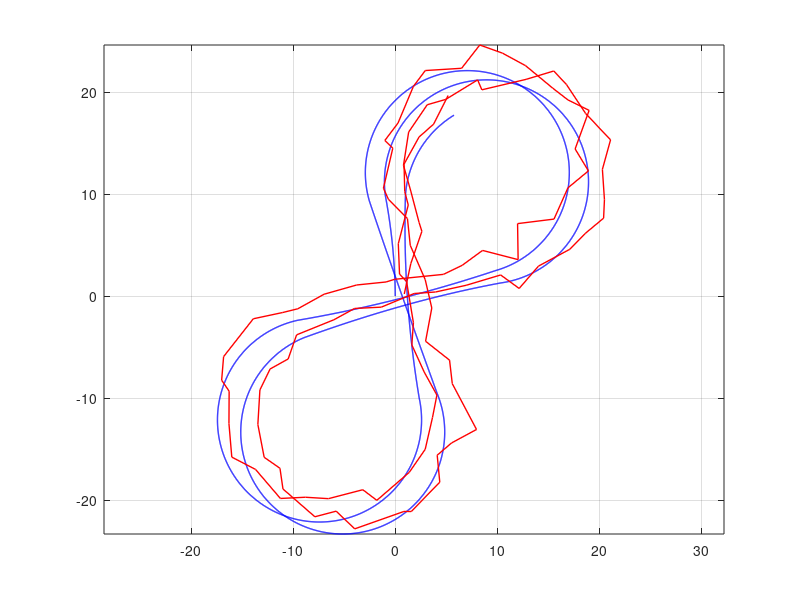
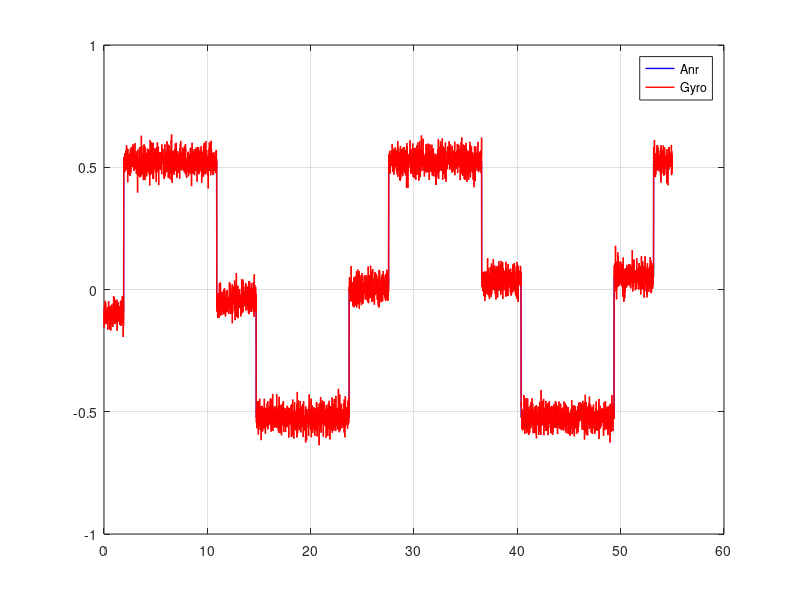
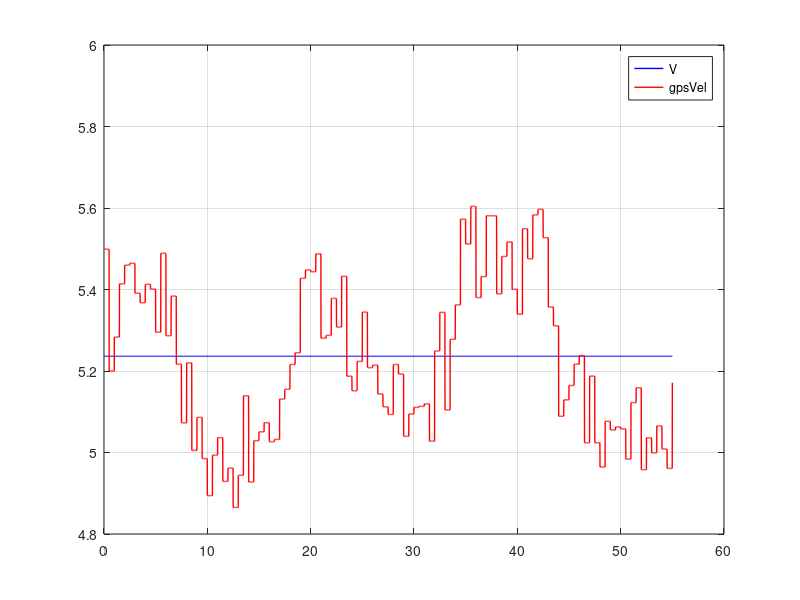
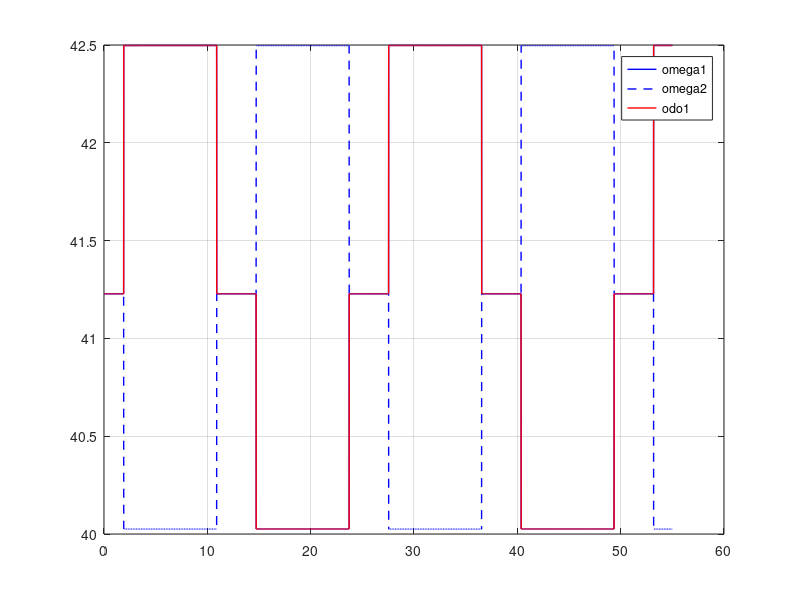

Recreate these plots in MATLAB, in order.
close all
clear
lf = 0.4;
lr = 0.4;
lw = 0.6;
a = 0.05; % nkr wheel scaling for drawing purpose
rw = 0.254/2;
dt = 0.01;
simTime = 55;
nSim = simTime / dt;


%% Arrays init
Time = zeros(nSim, 1);
% NKR params
V = zeros(nSim, 1);
Anr = zeros(nSim, 1);
Heading = zeros(nSim, 1);
X = zeros(nSim, 1);
Y = zeros(nSim, 1);
w = zeros(nSim, 4);
gamma = zeros(nSim, 2);
Betta = zeros(nSim, 4);
% Measurements
odo_w = zeros(nSim, 4);
gps_pos = zeros(nSim, 2);
gps_vel = zeros(nSim, 2);
gyro_anr = zeros(nSim, 1);
odo_gamma = zeros(nSim, 1);

odo_coords = zeros(nSim, 3);
% store navigation solution

V1 = zeros(nSim, 1);
V2 = zeros(nSim, 1);
V3 = zeros(nSim, 1);
V4 = zeros(nSim, 1);

trajPhase = 1;
trajConst = 1.91;
trajTimer = 1.91;

odoX = 0;
odoY = 0;
odoHeading = 0;


%% Measurement errors parameters
odometer_error = 0.00; % percent (max error)
odometer_noise = 0.0; % rad/sec
gps_pos_error = 2.0; % meters (max error)
gps_pos_noise = 0.75; % meters
gps_vel_error = 0.2; % m/s (max error)
gps_vel_noise = 0.1; % m/s
gyro_bias = 0;%normrnd(0, 0.1); % rad/s
gyro_noise = 2*pi/180; % rad/s
odo_gamma_noise = 0.000; % rad

%% Slipping parameters
slipping_period1 = 30;
slipping_period2 = 55;
slipping_amp1 = 0.02;
slipping_amp2 = -0.03;


%% Main cycle
for i = 1:nSim
    Time(i) = i * dt;
    V(i) = 5.236; % constant velocity
    %% Motion setup
    if Time(i) >= trajTimer
        trajPhase = trajPhase + 1;
        if rem(trajPhase, 2) == 0
            trajTimer = trajTimer + 9; % 9 seconds for rotation arc
        else
            trajTimer = trajTimer + 2*trajConst; % 3.82 seconds for straight line
        end
    end
    gamma_mean = 0;
    
    % slipping angles
    Betta(i,1) = slipping_amp1 * sin(Time(i)/slipping_period1);
    Betta(i,2) = slipping_amp2 * cos(Time(i)/slipping_period2);
    Betta(i,3) = slipping_amp2 * sin(Time(i)/slipping_period1);
    Betta(i,4) = slipping_amp1 * sin(Time(i)/slipping_period2);
    
    if rem(trajPhase, 2) ~= 0 % odd phase
        Anr(i) = 0;
        gamma(i,:) = [0, 0];
    else                        % even phase
        if rem(trajPhase, 4) == 2
%             Anr(i) = pi/6; % turn right on every 2nd phase
            % gamma_mean + (betta1 + betta2)/2 = atan(tanval)
            % tanval - tan((betta3 + betta4)/2) = tan(0.0799)
            % tanval = tan(gamma_mean + (betta1 + betta2)/2)
            tanval =  tan(0.0799) + tan((Betta(i,3) + Betta(i,4)) / 2);
            gamma_mean = atan(tanval) - (Betta(i,1) + Betta(i,2)) / 2;
%             gamma_mean = 0.0799 ;% will be equal to 0.5236 rad/s
            gamma(i,1) = gamma_mean - gamma_mean^2*lw/(lf+lr);
            gamma(i,2) = gamma_mean + gamma_mean^2*lw/(lf+lr);
        else
%             Anr(i) = -pi/6; % turn left on every 4th phase
            %gamma_mean = -0.0799; % will be equal to -0.5236 rad/s
            tanval =  tan(-0.0799) + tan((Betta(i,3) + Betta(i,4)) / 2);
            gamma_mean = atan(tanval) - (Betta(i,1) + Betta(i,2)) / 2;
            gamma(i,1) = gamma_mean - gamma_mean^2*lw/(lf+lr);
            gamma(i,2) = gamma_mean + gamma_mean^2*lw/(lf+lr);
        end
    end
    %% Wheels kinematics
    % Linear speed of each wheel
    V1(i) = V(i); V2(i) = V(i); V3(i) = V(i); V4(i) = V(i);
    A1 = 0; A2 = 0; A3 = 0; A4 = 0;
    

    Vxb = 0.25 * ( V(i)*cos(gamma(i,1) + Betta(i,1)) + V(i)*cos(gamma(i,2) + Betta(i,2)) + V(i)*cos(Betta(i,3)) + V(i)*cos(Betta(i,4)));
    Vyb = 0.25 * ( V(i)*sin(gamma(i,1) + Betta(i,1)) + V(i)*sin(gamma(i,2) + Betta(i,2)) + V(i)*sin(Betta(i,3)) + V(i)*sin(Betta(i,4)));
    B = atan(Vyb/Vxb);
    Anr(i) = V(i)*cos(B)*(tan(gamma_mean + 0.5*Betta(i,1) + 0.5*Betta(i,2)) - tan(0.5*Betta(i,3) + 0.5*Betta(i,4))) / (lf + lr);
    Rc = abs(V(i) / Anr(i));
    
    % If robot is turning - they differ
    if rem(trajPhase, 2) == 0
        V1(i) = abs(Anr(i)) * sqrt(lf^2 + ( Rc + lw/2 * sign(Anr(i)))^2);
        V2(i) = abs(Anr(i)) * sqrt(lf^2 + ( Rc - lw/2 * sign(Anr(i)))^2);
        V3(i) = abs(Anr(i)) * sqrt(lf^2 + ( Rc + lw/2 * sign(Anr(i)))^2);
        V4(i) = abs(Anr(i)) * sqrt(lf^2 + ( Rc - lw/2 * sign(Anr(i)))^2);
    end
    w(i,:) = [V1(i)/rw V2(i)/rw V3(i)/rw V4(i)/rw];

    %% True model parameters
    if i == 1
        X(i) = 0;
        Y(i) = 0;
        Heading(i) = 0;
    else
        Heading(i) = Heading(i-1) + Anr(i)*dt;
        X(i) = X(i-1) + V(i)*cos(Heading(i) + B)*dt;
        Y(i) = Y(i-1) + V(i)*sin(Heading(i) + B)*dt;
    end  

    %% Measurements model
    % Odometer errors
    odo_error1 = odometer_error * sin(Time(i)/25);
    odo_error2 = odometer_error * sin(Time(i)/18);
    odo_error3 = odometer_error * sin(Time(i)/11);
    odo_error4 = odometer_error * sin(Time(i)/8);
    odo_w(i,:) = [w(i,1) * (1 + odo_error1) + normrnd(0, odometer_noise),...
        w(i,2) * (1 + odo_error2) + normrnd(0, odometer_noise),...
        w(i,3) * (1 + odo_error3) + normrnd(0, odometer_noise),...
        w(i,4) * (1 + odo_error4) + normrnd(0, odometer_noise)];
    odo_gamma(i) = gamma_mean + normrnd(0, odo_gamma_noise);
%     odo_gamma(i) = gamma_error - gamma_error^2*lw/(lf+lr);
%     odo_gamma(i,2) = gamma_error + gamma_error^2*lw/(lf+lr);
    % GPS position errors
    if rem(i, 50) == 0 || i == 1
        gps_pos_errorX = gps_pos_error * sin(Time(i)/25);
        gps_pos_errorY = gps_pos_error * cos(Time(i)/35);
        gps_pos(i,:) = [X(i) + gps_pos_errorX + normrnd(0, gps_pos_noise),...
        Y(i) + gps_pos_errorY + normrnd(0, gps_pos_noise)];
        % GPS velocity errors
        gps_vel_errorX = gps_vel_error * cos(Time(i)/15);
        gps_vel_errorY = gps_vel_error * sin(Time(i)/8);
        gps_vel(i,:) = [V(i)*cos(Heading(i)) + gps_vel_errorX + normrnd(0, gps_vel_noise),...
        V(i)*sin(Heading(i)) + gps_vel_errorY + normrnd(0, gps_vel_noise)];
    else
        gps_pos(i,:) = gps_pos(i-1,:);
        gps_vel(i,:) = gps_vel(i-1,:);
    end
    % Gyroscope errors
    gyro_anr(i) = Anr(i) + gyro_bias + normrnd(0, gyro_noise);
    %% Baseline model

end



figure('Name', 'Robot trajectory');
plot(Y,X, 'b', 'LineWidth', 1.0)
axis equal
grid on
hold on
plot(gps_pos(:,2), gps_pos(:,1), 'r', 'LineWidth', 1.0)

figure('Name', 'Robot rotation velocity');
plot(Time, Anr, 'b', 'LineWidth', 1.0)
grid on
hold on
plot(Time, gyro_anr, 'r', 'LineWidth', 1.0)
legend Anr Gyro

figure('Name', 'Robot velocity');
plot(Time, V, 'b', 'LineWidth', 1.0)
grid on
hold on
plot(Time, sqrt(gps_vel(:,1).^2 + gps_vel(:,2).^2), 'r', 'LineWidth', 1.0)
legend V gpsVel

figure('Name', 'Encoder readings');
plot(Time, w(:,1), 'b', 'LineWidth', 1.0)
grid on
hold on
plot(Time, w(:,2), '--b', 'LineWidth', 1.0)
plot(Time, odo_w(:,1), 'r', 'LineWidth', 1.0)
legend omega1 omega2 odo1

figure('Name', 'Gamma readings');
plot(Time, gamma(:,1), 'b', 'LineWidth', 1.0)
grid on
hold on
plot(Time, gamma(:,2), 'r', 'LineWidth', 1.0)
plot(Time, odo_gamma, 'g', 'LineWidth', 1.0)
% plot(Time, odo_gamma(:,2), '--r', 'LineWidth', 1.0)
legend gamma1 gamma2 odo

clearvars -except odo_gamma Time odo_w gps_vel gps_pos gyro_anr X Y Heading Betta V Anr
